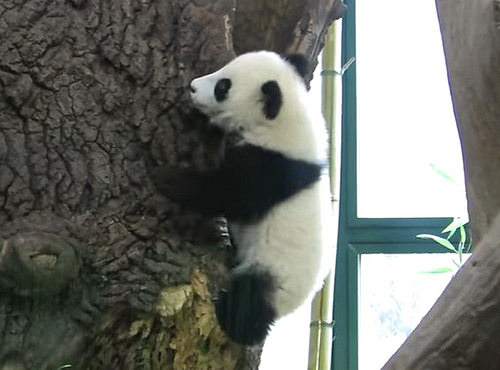
#> input picture source/segmentation/SH/img.JPEG, 500 x 370 px
$ python seeds.py --img ../SH/img.JPEG
#> lines starting #> are read from the running program, lines starting #| are printed output that depends on the picture

import cv2
import numpy as np
import argparse


def segment_seeds(image_path, num_superpixels=2000, num_levels=4, iterations=10, output_path="labels.png"):

#> called with image_path = '../SH/img.JPEG', num_superpixels = 2000, num_levels = 4, iterations = 10, output_path = 'labels.png'
    image = cv2.imread(image_path, cv2.IMREAD_COLOR)
#> image is the input picture: shape (370, 500, 3); mean B, G, R 109.1, 115, 111.7

    if image is None:
        raise ValueError(f"Was not possible to open image: {image_path}")

    height, width = image.shape[:2]
#> height = 370; width = 500

    lab = cv2.cvtColor(image, cv2.COLOR_BGR2LAB)
#> lab: shape (370, 500, 3); mean of channels 0, 1, 2 117.8, 125.7, 131.1

    seeds = cv2.ximgproc.createSuperpixelSEEDS(
        width,
        height,
        3,
        num_superpixels,
        num_levels,
        2,
        5,
        False
    )

    seeds.iterate(lab, iterations)

    labels = seeds.getLabels()

    cv2.imwrite(output_path, labels.astype(np.uint16))
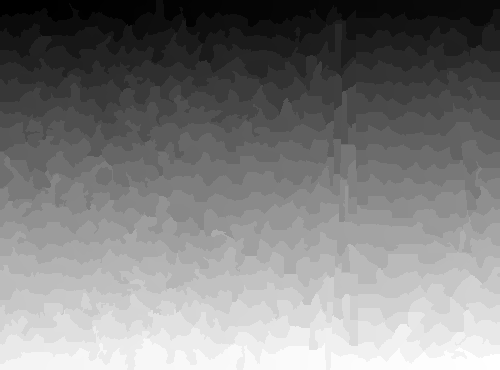
#> saved as labels.png: shape (370, 500) uint16; min 0, max 712, mean 353.6; drawn with min black and max white
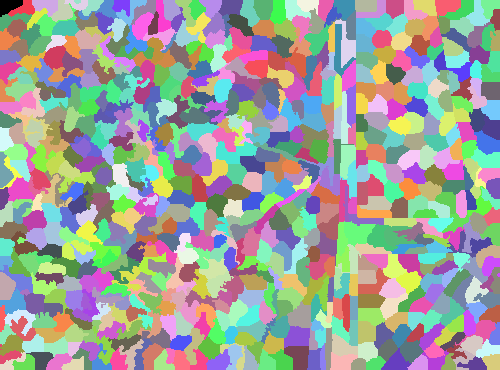
#> labels: shape (370, 500) int32; 713 distinct labels, from 0 to 712; one colour per label, 0 black

    contour_mask = seeds.getLabelContourMask(thick_line=True)
    visualization = image.copy()
    visualization[contour_mask != 0] = (0, 0, 255)
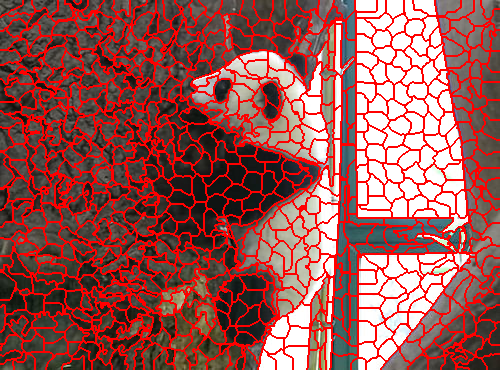
#> visualization: shape (370, 500, 3); mean B, G, R 81.7, 86.1, 151.2

    # cv2.imwrite("seeds_visualization.png", visualization)
    return labels


if __name__ == "__main__":
    parser = argparse.ArgumentParser()
    parser.add_argument("--img", required=True)
    parser.add_argument("--n", type=int, default=2000)
    parser.add_argument("--levels", type=int, default=4)
    parser.add_argument("--iterations", type=int, default=10)
    parser.add_argument("--out", default="labels.png")

    args = parser.parse_args()

    segment_seeds(
        args.img,
        args.n,
        args.levels,
        args.iterations,
        args.out
    )

$ run again, on source/assets/INPUT_ImageNet/ILSVRC2017_test_00003327.JPEG
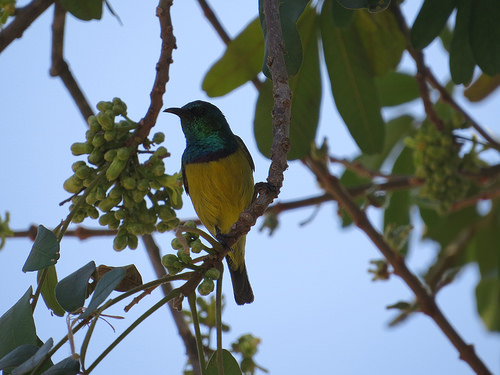
#> input picture source/assets/INPUT_ImageNet/ILSVRC2017_test_00003327.JPEG, 500 x 375 px
#> in segment_seeds, image is the input picture: shape (375, 500, 3); mean B, G, R 135.9, 128.5, 114.3
#> lab: shape (375, 500, 3); mean of channels 0, 1, 2 131.8, 125.4, 124
#> in segment_seeds, `cv2.imwrite(output_path, labels.astype(np.uint16))`:
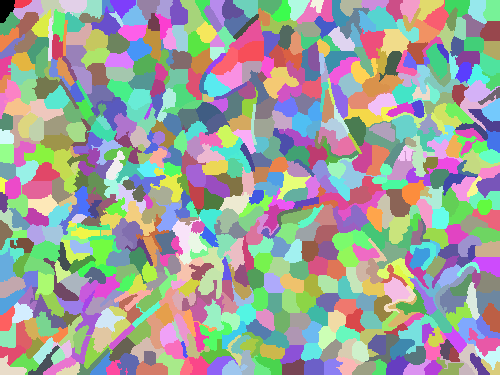
#> labels: shape (375, 500) int32; 713 distinct labels, from 0 to 712; one colour per label, 0 black
#> in segment_seeds, `visualization[contour_mask != 0] = (0, 0, 255)`:
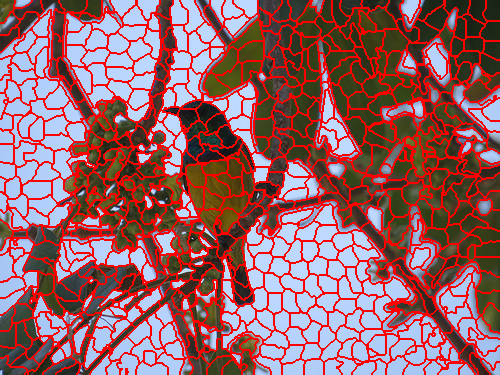
#> visualization: shape (375, 500, 3); mean B, G, R 100.4, 95.3, 151.7
